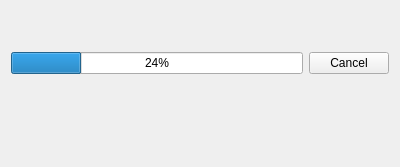
<?xml version="1.0" encoding="UTF-8"?>
<ui version="4.0">
 <class>ProgressWidget</class>
 <widget class="QWidget" name="ProgressWidget">
  <property name="geometry">
   <rect>
    <x>0</x>
    <y>0</y>
    <width>400</width>
    <height>167</height>
   </rect>
  </property>
  <layout class="QVBoxLayout" name="verticalLayout">
   <item>
    <widget class="QLabel" name="header">
     <property name="text">
      <string/>
     </property>
    </widget>
   </item>
   <item>
    <layout class="QHBoxLayout" name="horizontalLayout">
     <item>
      <widget class="QProgressBar" name="progress">
       <property name="value">
        <number>24</number>
       </property>
      </widget>
     </item>
     <item>
      <widget class="QPushButton" name="cancel">
       <property name="text">
        <string>Cancel</string>
       </property>
       <property name="icon">
        <iconset theme="dialog-cancel">
         <normaloff/>
        </iconset>
       </property>
      </widget>
     </item>
    </layout>
   </item>
   <item>
    <widget class="QLabel" name="details">
     <property name="text">
      <string/>
     </property>
    </widget>
   </item>
   <item>
    <widget class="QLabel" name="downloadSpeed">
     <property name="text">
      <string/>
     </property>
    </widget>
   </item>
  </layout>
 </widget>
 <resources/>
 <connections/>
</ui>
